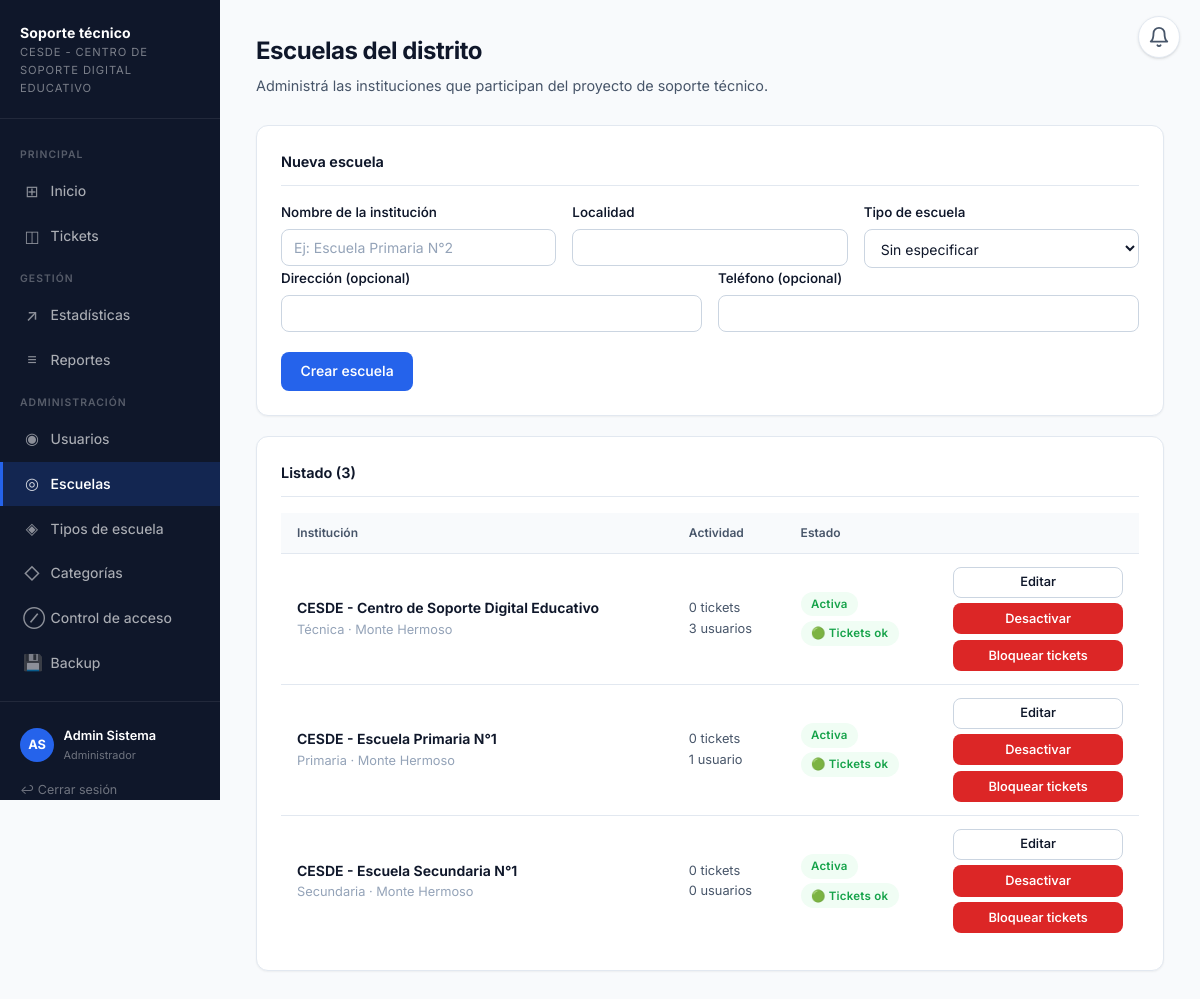
The app's page /admin_escuelas.php (signed in) with its own data.
### tables this page shows
CREATE TABLE escuelas (
    id              INT AUTO_INCREMENT PRIMARY KEY,
    nombre          VARCHAR(150) NOT NULL,
    localidad       VARCHAR(100) NOT NULL,
    tipo_id         INT NULL,
    direccion       VARCHAR(200) NULL,
    telefono        VARCHAR(50)  NULL,
    activa          TINYINT(1)   NOT NULL DEFAULT 1,
    tickets_bloqueados   TINYINT(1)   NOT NULL DEFAULT 0,
    bloqueo_fecha        DATETIME     NULL,
    bloqueo_responsable  VARCHAR(150) NULL,
    fecha_creacion  DATETIME     NOT NULL DEFAULT CURRENT_TIMESTAMP,
    CONSTRAINT fk_escuelas_tipo FOREIGN KEY (tipo_id) REFERENCES tipos_escuela(id) ON DELETE SET NULL
);

CREATE TABLE tipos_escuela (
    id          INT AUTO_INCREMENT PRIMARY KEY,
    nombre      VARCHAR(80)  NOT NULL UNIQUE,
    descripcion VARCHAR(200) NULL,
    activo      TINYINT(1)   NOT NULL DEFAULT 1
);

### config/sesion.php (called while the page is built, shortened)
<?php
function e(?string $texto): string
{
    return htmlspecialchars($texto ?? '', ENT_QUOTES, 'UTF-8');
}

### public/admin_escuelas.php (the view, shortened to what this page needs)
<?php
require_once __DIR__ . '/../config/sesion.php';
$pdo = obtenerConexion();
$editando = null;
$escuelas = $pdo->query(
    "SELECT e.*, te.nombre AS tipo_nombre,
            (SELECT COUNT(*) FROM tickets t WHERE t.escuela_id = e.id) AS total_tickets,
            (SELECT COUNT(*) FROM usuarios u WHERE u.escuela_id = e.id AND u.activo = 1) AS total_usuarios
     FROM escuelas e
     LEFT JOIN tipos_escuela te ON te.id = e.tipo_id
     ORDER BY e.activa DESC, e.nombre"
)->fetchAll();
require __DIR__ . '/../includes/header.php';
?>
<div class="pagina-header">
    <h1>Escuelas del distrito</h1>
    <p>Administrá las instituciones que participan del proyecto de soporte técnico.</p>
</div>
<div class="tarjeta">
    <div class="tarjeta-titulo"><?= $editando ? 'Editar escuela' : 'Nueva escuela' ?></div>
    <form method="post">
        <div class="grid-3">
            <div>
                <label for="nombre">Nombre de la institución</label>
                <input type="text" id="nombre" name="nombre" required maxlength="150"
                       placeholder="Ej: Escuela Primaria N°2"
                       value="<?= e($editando['nombre'] ?? '') ?>">
            </div>
            <div>
                <label for="localidad">Localidad</label>
                <input type="text" id="localidad" name="localidad" required maxlength="100"
                       value="<?= e($editando['localidad'] ?? '') ?>">
            </div>
            <div>
                <label for="tipo_id">Tipo de escuela</label>
                <select id="tipo_id" name="tipo_id">
                    <option value="">Sin especificar</option>
                </select>
            </div>
        </div>
        <div class="grid-2">
            <div>
                <label for="direccion">Dirección (opcional)</label>
                <input type="text" id="direccion" name="direccion" maxlength="200"
                       value="<?= e($editando['direccion'] ?? '') ?>">
            </div>
            <div>
                <label for="telefono">Teléfono (opcional)</label>
                <input type="text" id="telefono" name="telefono" maxlength="50"
                       value="<?= e($editando['telefono'] ?? '') ?>">
            </div>
        </div>
        <div class="acciones-fila">
            <button type="submit"><?= $editando ? 'Guardar cambios' : 'Crear escuela' ?></button>
        </div>
    </form>
</div>
<div class="tarjeta">
    <div class="tarjeta-titulo">Listado (<?= count($escuelas) ?>)</div>
    <div class="tabla-wrap">
    <table class="tabla-escuelas">
        <thead>
            <tr><th>Institución</th><th>Actividad</th><th>Estado</th><th></th></tr>
        </thead>
        <tbody>
        <?php foreach ($escuelas as $esc): ?>
            <tr>
                <td>
                    <div class="negrita"><?= e($esc['nombre']) ?></div>
                    <div class="texto-3 texto-sm">
                        <?= e($esc['tipo_nombre'] ?? 'Sin tipo') ?> · <?= e($esc['localidad']) ?>
                    </div>
                </td>
                <td class="texto-2 texto-sm">
                    <?= (int)$esc['total_tickets'] ?> ticket<?= (int)$esc['total_tickets'] === 1 ? '' : 's' ?><br>
                    <?= (int)$esc['total_usuarios'] ?> usuario<?= (int)$esc['total_usuarios'] === 1 ? '' : 's' ?>
                </td>
                <td>
                    <span class="etiqueta <?= $esc['activa'] ? 'estado-resuelto' : 'estado-cancelado' ?>"><?= $esc['activa'] ? 'Activa' : 'Inactiva' ?></span>
                    <br>
                    <span class="etiqueta <?= $esc['tickets_bloqueados'] ? 'estado-cancelado' : 'estado-resuelto' ?>" style="margin-top:0.3rem;">
                        <?= $esc['tickets_bloqueados'] ? '🔒 Bloqueada' : '🟢 Tickets ok' ?>
                    </span>
                </td>
                <td>
                    <div class="acciones-tabla">
                        <a href="admin_escuelas.php?editar=<?= (int)$esc['id'] ?>" class="boton boton-secundario boton-sm">Editar</a>
                        <form method="post" onsubmit="return confirm('¿Confirmar?')">
                            <button type="submit" class="boton-sm <?= $esc['activa'] ? 'boton-peligro' : 'boton boton-secundario' ?>">
                                <?= $esc['activa'] ? 'Desactivar' : 'Activar' ?>
                            </button>
                        </form>
                        <form method="post" onsubmit="return confirm('<?= $esc['tickets_bloqueados'] ? '¿Habilitar la creación de tickets para esta escuela?' : '¿Bloquear la creación de tickets para esta escuela? Los solicitantes de esta institución no podrán crear tickets nuevos hasta que la habilités de nuevo.' ?>')">
                            <button type="submit" class="boton-sm <?= $esc['tickets_bloqueados'] ? 'boton boton-secundario' : 'boton-peligro' ?>">
                                <?= $esc['tickets_bloqueados'] ? 'Habilitar tickets' : 'Bloquear tickets' ?>
                            </button>
                        </form>
                    </div>
                </td>
            </tr>
        <?php endforeach; ?>
        </tbody>
    </table>
    </div>
</div>
<?php require __DIR__ . '/../includes/footer.php'; ?>

### css/estilo.css (style rules this page uses)
:root { --acento: #2563eb; --acento-hover: #1d4fd7; --acento-claro: #eff6ff; --fondo: #f8fafc; --superficie: #ffffff; --borde: #e2e8f0; --borde-fuerte: #cbd5e1; --texto: #0f172a; --texto-2: #475569; --texto-3: #94a3b8; --verde: #16a34a; --verde-claro: #f0fdf4; --amarillo: #d97706; --amarillo-claro:#fffbeb; --rojo: #dc2626; --rojo-claro: #fef2f2; --radio-sm: 4px; --radio: 8px; --radio-lg: 12px; --sombra-xs: 0 1px 2px 0 rgb(0 0 0 / .05); --sombra: 0 1px 3px 0 rgb(0 0 0 / .1), 0 1px 2px -1px rgb(0 0 0 / .1); --sombra-md: 0 4px 6px -1px rgb(0 0 0 / .07), 0 2px 4px -2px rgb(0 0 0 / .07); --nav-ancho: 220px; --nav-bg: #0f172a; --transicion: 0.15s ease; }
*, *::before, *::after { box-sizing: border-box; margin: 0; padding: 0; }
html { font-size: 16px; -webkit-font-smoothing: antialiased; }
body { font-family: "Inter", "Segoe UI", system-ui, -apple-system, sans-serif; background: var(--fondo); color: var(--texto); line-height: 1.6; min-height: 100vh; }
.pagina-header { margin-bottom: 1.75rem; }
.pagina-header h1 { font-size: 1.5rem; font-weight: 700; color: var(--texto); letter-spacing: -0.02em; }
.pagina-header p { color: var(--texto-2); font-size: 0.9rem; margin-top: 0.25rem; }
h1 { font-size: 1.5rem; font-weight: 700; letter-spacing: -0.02em; }
.tarjeta { background: var(--superficie); border: 1px solid var(--borde); border-radius: var(--radio-lg); box-shadow: var(--sombra-xs); padding: 1.5rem; margin-bottom: 1.25rem; }
.tarjeta-titulo { font-size: 0.9rem; font-weight: 650; color: var(--texto); margin-bottom: 1rem; padding-bottom: 0.75rem; border-bottom: 1px solid var(--borde); }
.tabla-wrap { overflow-x: auto; }
table { width: 100%; border-collapse: collapse; font-size: 0.875rem; }
thead { background: var(--fondo); }
th { text-align: left; padding: 0.65rem 1rem; font-size: 0.75rem; font-weight: 600; color: var(--texto-2); border-bottom: 1px solid var(--borde); white-space: nowrap; }
td { padding: 0.8rem 1rem; border-bottom: 1px solid var(--borde); vertical-align: middle; color: var(--texto); }
tbody tr:last-child td { border-bottom: none; }
tbody tr { transition: background var(--transicion); }
.acciones-tabla { display: flex; flex-direction: column; gap: 0.35rem; min-width: 140px; }
.acciones-tabla form { margin: 0; }
.acciones-tabla .boton, .acciones-tabla button { margin: 0; width: 100%; justify-content: center; }
label { display: block; font-size: 0.835rem; font-weight: 550; color: var(--texto); margin-bottom: 0.35rem; margin-top: 1.1rem; }
label:first-of-type { margin-top: 0; }
input[type="text"], input[type="email"], input[type="password"], input[type="datetime-local"], input[type="file"], select, textarea { width: 100%; padding: 0.55rem 0.75rem; border: 1px solid var(--borde-fuerte); border-radius: var(--radio); font-size: 0.875rem; font-family: inherit; color: var(--texto); background: var(--superficie); transition: border-color var(--transicion), box-shadow var(--transicion); outline: none; }
input::placeholder, textarea::placeholder { color: var(--texto-3); }
select { cursor: pointer; }
button, .boton { display: inline-flex; align-items: center; gap: 0.4rem; background: var(--acento); color: #ffffff; border: 1px solid transparent; padding: 0.55rem 1.15rem; border-radius: var(--radio); cursor: pointer; font-size: 0.875rem; font-weight: 550; font-family: inherit; text-decoration: none; transition: background var(--transicion), box-shadow var(--transicion), transform var(--transicion); margin-top: 1.25rem; line-height: 1.4; }
.boton-secundario { background: var(--superficie); color: var(--texto); border-color: var(--borde-fuerte); }
.boton-peligro { background: var(--rojo); color: #fff; border-color: transparent; }
.boton-sm { padding: 0.35rem 0.75rem; font-size: 0.8rem; margin-top: 0; }
.acciones-fila { display: flex; flex-wrap: wrap; gap: 0.6rem; margin-top: 1.25rem; }
.acciones-fila button, .acciones-fila .boton { margin-top: 0; }
.etiqueta { display: inline-flex; align-items: center; padding: 0.2rem 0.65rem; border-radius: 999px; font-size: 0.72rem; font-weight: 600; letter-spacing: 0.02em; white-space: nowrap; }
.estado-resuelto { background: var(--verde-claro); color: var(--verde); }
.grid-2 { display: grid; grid-template-columns: 1fr 1fr; gap: 1rem; }
.grid-3 { display: grid; grid-template-columns: 1fr 1fr 1fr; gap: 1rem; }
.texto-2 { color: var(--texto-2); font-size: 0.875rem; }
.texto-3 { color: var(--texto-3); font-size: 0.8rem; }
.texto-sm { font-size: 0.8rem; }
.negrita { font-weight: 650; }

### records on screen
escuelas: nombre "CESDE - Centro de Soporte Digital Educativo", tipo.nombre "Técnica", localidad "Monte Hermoso", total_tickets "0", total_usuarios "3", activa "Activa", tickets_bloqueados "🟢 Tickets ok"
escuelas: nombre "CESDE - Escuela Primaria N°1", tipo.nombre "Primaria", localidad "Monte Hermoso", total_tickets "0", total_usuarios "1", activa "Activa", tickets_bloqueados "🟢 Tickets ok"
escuelas: nombre "CESDE - Escuela Secundaria N°1", tipo.nombre "Secundaria", localidad "Monte Hermoso", total_tickets "0", total_usuarios "0", activa "Activa", tickets_bloqueados "🟢 Tickets ok"

### other values on screen
$icono "⊞ ◫ ↗ ≡ ◉ ◎ ◈ ◇ ⊘ 💾"
$etiqueta "Inicio Tickets Estadísticas Reportes Usuarios Escuelas Tipos de escuela Categorías Control de acceso Backup"
$iniciales "AS"
$usuario['nombre'] . ' ' . $usuario['apellido'] "Admin Sistema"
$etiquetasRol[$usuario['rol']] "Administrador"
count($escuelas) "3"
